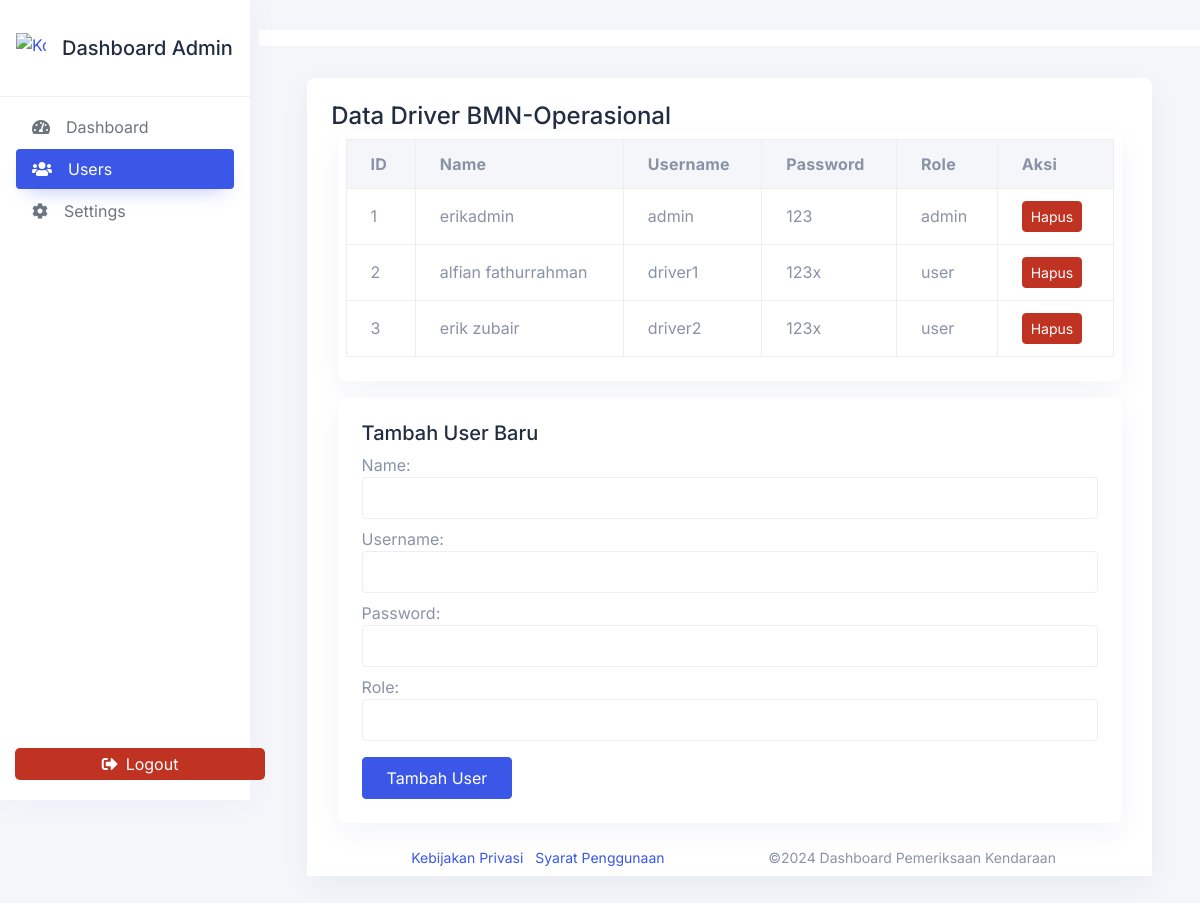
/dashboard/adminusers.php, run on the app's committed database.
### tables this page shows
CREATE TABLE `users` (
  `id` int(11) NOT NULL,
  `name` varchar(255) NOT NULL,
  `username` varchar(255) NOT NULL,
  `password` varchar(255) NOT NULL,
  `role` enum('admin','user') NOT NULL
);

### dashboard/adminusers.php (the view, shortened to what this page needs)
<?php
$servername = "localhost";
$username = "root";
$password = "";
$database = "checkcar";
$conn = new mysqli($servername, $username, $password, $database);
$sql = "SELECT id, name, username, password, role FROM users";
$result = $conn->query($sql);
?>
<!DOCTYPE html>
<html lang="id" dir="ltr" data-bs-theme="light">
<head>
    <link href="https://cdn.jsdelivr.net/npm/@fortawesome/fontawesome-free@5.15.4/css/all.min.css" rel="stylesheet">
    <link rel="stylesheet" href="../assets/css/hope-ui.min.css">
    <link rel="stylesheet" href="../assets/css/custom.min.css">
    <link rel="stylesheet" href="https://cdnjs.cloudflare.com/ajax/libs/font-awesome/5.15.3/css/all.min.css">
</head>
<body>
    <div class="wrapper">
    <button class="toggle-sidebar">
    </button>
    <aside class="sidebar sidebar-default sidebar-white sidebar-base navs-rounded-all">
        <div class="sidebar-header d-flex align-items-center justify-content-start">
            <a href="#" class="navbar-brand">
            <img src="../kmnf.png" alt="Kominfo Logo" class="icon-30">
                <h4 class="logo-title" style="font-size:20px">Dashboard Admin</h4>
            </a>
        </div>
        <div class="sidebar-body pt-0 data-scrollbar">
            <div class="sidebar-list">
                <ul class="navbar-nav iq-main-menu" id="sidebar-menu">
                    <li class="nav-item">
                        <a class="nav-link" href="index.php">
                            <i class="fas fa-tachometer-alt"></i>
                            <span class="item-name">Dashboard</span>
                        </a>
                    </li>
                    <li class="nav-item">
                        <a class="nav-link active" aria-current="page" href="#">
                            <i class="fas fa-users"></i>
                                 <span class="item-name">Users</span>
                                </a>
                            </li>
                    <li class="nav-item">
                        <a class="nav-link" href="#">
                            <i class="fas fa-cog"></i>
                            <span class="item-name">Settings</span>
                        </a>
                    </li>
                </ul>
            </div>
        </div>
        <button class="logout-btn btn btn-danger w-100" onclick="handleLogout()">
            <i class="fas fa-sign-out-alt"></i>
            <span class="ms-2">Logout</span>
        </button>
    </aside>
        <main class="main-content">
            <nav class="nav navbar navbar-expand-lg navbar-light iq-navbar">
            </nav>
            <div class="container-fluid content-inner mt-5 py-0">
<div class="row mt-4">
    <div class="col-12">
        <div class="card">
            <div class="card-header d-flex justify-content-between align-items-center">
                <h4 class="card-title mb-0">Data Driver BMN-Operasional</h4>
            </div>
            <div class="container" style="max-width: 800px;">
    <div class="card mb-3">
        <div class="card-body p-2">
            <div class="table-responsive">
                <table class="table table-bordered">
                    <thead>
                        <tr>
                            <th>ID</th>
                            <th>Name</th>
                            <th>Username</th>
                            <th>Password</th>
                            <th>Role</th>
                            <th>Aksi</th>
                        </tr>
                    </thead>
                    <tbody>
                        <?php
                        if ($result->num_rows > 0) {
                            while($row = $result->fetch_assoc()) {
                                echo "<tr>";
                                echo "<td>" . $row["id"] . "</td>";
                                echo "<td>" . $row["name"] . "</td>";
                                echo "<td>" . $row["username"] . "</td>";
                                echo "<td>" . $row["password"] . "</td>";
                                echo "<td>" . $row["role"] . "</td>";
                                echo "<td>";
                                echo "<a href='?delete_id=" . $row["id"] . "' onclick=\"return confirm('Apakah Anda yakin ingin menghapus user ini?')\" class='btn btn-danger btn-sm'>Hapus</a>";
                                echo "</td>";
                                echo "</tr>";
                            }
                        } else {
                            echo "<tr><td colspan='6'>No data found</td></tr>";
                        }
                        ?>
                    </tbody>
                </table>
            </div>
        </div>
    </div>
</div>
<div class="container" style="max-width: 800px;">
    <div class="card mb-3">
        <div class="card-body">
            <h5 class="card-title">Tambah User Baru</h5>
            <form method="POST" action="">
                <div class="form-group mb-2">
                    <label for="name">Name:</label>
                    <input type="text" class="form-control" id="name" name="name" required>
                </div>
                <div class="form-group mb-2">
                    <label for="username">Username:</label>
                    <input type="text" class="form-control" id="username" name="username" required>
                </div>
                <div class="form-group mb-2">
                    <label for="password">Password:</label>
                    <input type="password" class="form-control" id="password" name="password" required>
                </div>
                <div class="form-group mb-2">
                    <label for="role">Role:</label>
                    <input type="text" class="form-control" id="role" name="role" required>
                </div>
                <button type="submit" class="btn btn-primary mt-2">Tambah User</button>
            </form>
        </div>
    </div>
</div>
<footer class="footer">
                <div class="footer-body">
                    <ul class="left-panel list-inline mb-0 p-0">
                        <li class="list-inline-item"><a href="#">Kebijakan Privasi</a></li>
                        <li class="list-inline-item"><a href="#">Syarat Penggunaan</a></li>
                    </ul>
                    <div class="right-panel">
                        ©<?php echo date("Y"); ?> Dashboard Pemeriksaan Kendaraan
                    </div>
                </div>
            </footer>
        </main>
    </div>
</body>
</html>

### dashboard/adminusers.php (style rules this page uses)
.container-fluid { max-width: 1400px; margin: 0 auto; }
.table-responsive { margin: 0; padding: 0; overflow-x: auto; -webkit-overflow-scrolling: touch; }
.btn-sm { padding: 0.25rem 0.5rem; font-size: 0.875rem; }
.card-header { background-color: transparent; border-bottom: 1px solid rgba(0,0,0,0.05); padding: 1.5rem; }
.card-body { padding: 1.5rem; }
.table-responsive { max-height: 500px; overflow-y: auto; }
.sidebar { width: 250px; height: 100vh; position: fixed; transition: all 0.3s ease; }
.sidebar-header { padding: 15px; }
.sidebar-body { height: calc(100vh - 70px); }
.logout-btn { position: absolute; bottom: 20px; left: 15px; width: calc(100% - 30px); }
.logout-btn { position: absolute; bottom: 20px; left: 15px; width: calc(100% - 30px); padding: 8px 15px; border: none; border-radius: 5px; display: flex; align-items: center; justify-content: center; transition: all 0.3s ease; }
.table td, .table th { vertical-align: middle; }
.icon-30 { height: 1.875rem; width: 1.875rem; margin-left: -15px; }
.logout-btn { position: absolute; bottom: 20px; left: 15px; width: calc(100% - 30px); padding: 4px 2px; border: none; border-radius: 5px; display: flex; align-items: center; justify-content: center; transition: all 0.3s ease; }
.nav-link.active { background-color: blue; color: white; }

### data on the page
users: id "1", name "erikadmin", username "admin", password "123", role "admin"
users: id "2", name "alfian fathurrahman", username "driver1", password "123x", role "user"
users: id "3", name "erik zubair", username "driver2", password "123x", role "user"
